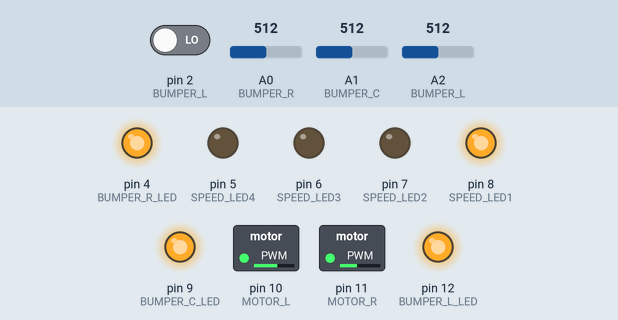
The sketch below on a simulated Arduino Uno, built with avr-gcc and run on an emulated ATmega328P. Shown: switched loads named in the sketch (green lamp = pin HIGH), output pins drawn as LEDs (lit = HIGH). Inputs (shaded band) come from the test bench; at power-on: A0 (BUMPER_R) = 512, A2 (BUMPER_L) = 512, A1 (BUMPER_C) = 512, pin 2 (BUMPER_L) LOW. Random numbers use the default seed unless the sketch sets one.

Above: at 1.5 s.
1.6 s: A0 (BUMPER_R) set to 109
At 2.8 s:
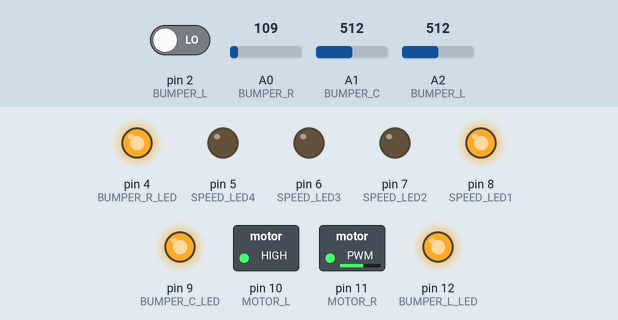
4.6 s: A0 (BUMPER_R) set to 90
At 5.4 s:
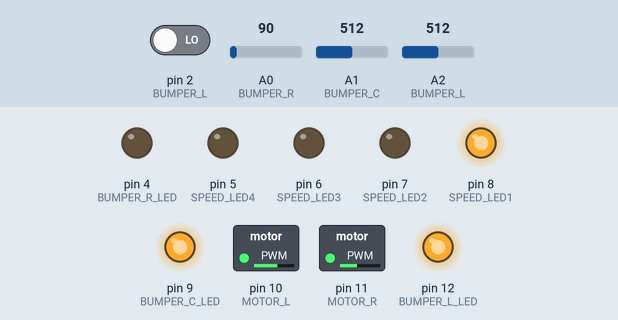
6.1 s: A2 (BUMPER_L) set to 111
7.6 s: A2 (BUMPER_L) set to 96
At 8.5 s:
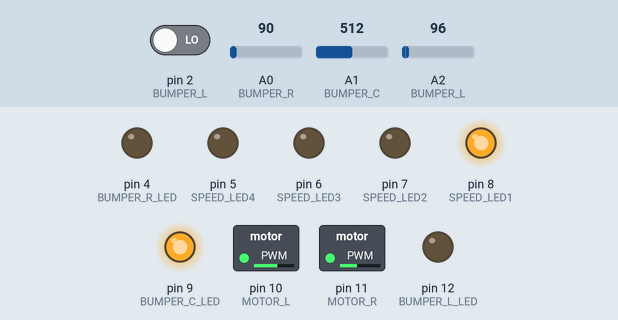
11.1 s: A1 (BUMPER_C) set to 107
14.6 s: A1 (BUMPER_C) set to 89
At 15.1 s:
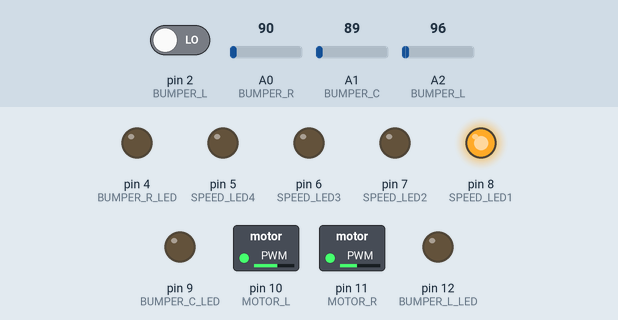
Timing chart, 0 to 17.1 s (numbered marks = the images above; inputs shaded):
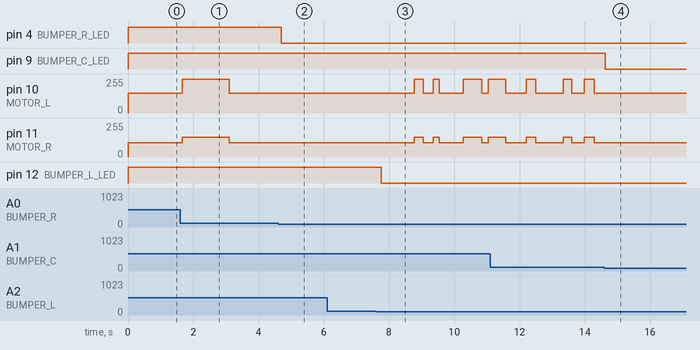

The sketch:

Move_Kobuki.ino
```cpp
#define BUMPER_L_LED  12 // the pin for the left bumper LED
#define BUMPER_C_LED  9  // the pin for the centre bumper LED
#define BUMPER_R_LED  4  // the pin for the right bumper LED
#define SPEED_LED1    8  // the pin for the LED
#define SPEED_LED2    7  // the pin for the LED
#define SPEED_LED3    6  // the pin for the LED
#define SPEED_LED4    5  // the pin for the LED
#define BUMPER_R      0
#define BUMPER_C      1
#define BUMPER_L      2
#define MOTOR_L       10 // the pin for the left motor power
#define MOTOR_R       11 // the pin for the right motor power

int speed_change_dir = 0;
int max_speed = 255;
int min_speed = 0;
int zero_speed = 127;
int speed_step = 42; // how much the speed in/decrease per each button press
int current_speed = zero_speed;
int turn_speed = 148; //we reduced the speed when the robot turn

void setup()
{
  pinMode(BUMPER_L_LED, OUTPUT); // tell Arduino LED is an output
  pinMode(BUMPER_C_LED, OUTPUT); // tell Arduino LED is an output
  pinMode(BUMPER_R_LED, OUTPUT); // tell Arduino LED is an output
  pinMode(SPEED_LED1, OUTPUT); // tell Arduino LED is an output
  pinMode(SPEED_LED2, OUTPUT); // tell Arduino LED is an output
  pinMode(SPEED_LED3, OUTPUT); // tell Arduino LED is an output
  pinMode(SPEED_LED4, OUTPUT); // tell Arduino LED is an output
  pinMode(BUMPER_R, INPUT);
  pinMode(BUMPER_C, INPUT);
  pinMode(BUMPER_L, INPUT);
  pinMode(MOTOR_L, OUTPUT); // tell Arduino LED is an output
  pinMode(MOTOR_R, OUTPUT); // tell Arduino LED is an output
  attachInterrupt(0, change_speed, FALLING);
  Serial.begin(115200);
  speed_change_dir = 1;
  randomSeed(analogRead(5));
  digitalWrite(SPEED_LED1, HIGH); // always on
}

//We check if bumpers are use and if the robot go to a wall.
int check_bumpers()
{
  int bumps = 0;
  if(analogRead(BUMPER_R) > 100)
  {
    digitalWrite(BUMPER_R_LED, HIGH);
    bumps = bumps + 1;
  }
  else
  {
    digitalWrite(BUMPER_R_LED, LOW);
  }
  if(analogRead(BUMPER_C) > 100)
  {
    digitalWrite(BUMPER_C_LED, HIGH);
    bumps = bumps + 2;
  }
  else
  {
    digitalWrite(BUMPER_C_LED, LOW);
  }
  if(analogRead(BUMPER_L) > 100)
  {
    digitalWrite(BUMPER_L_LED, HIGH);
    bumps = bumps + 4;
  }
  else
  {
    digitalWrite(BUMPER_L_LED, LOW);
  }
  return bumps;
}

/**
 * speed: 0 ... 127 ... 255 = full speed backward ... stop ... full speed forward
 */

 //We change the speed when the robot is in random walk
void change_speed()
{
  if (current_speed <= (max_speed - speed_step))
  {
    current_speed = current_speed + speed_step;
  }
  else
  {
    current_speed = zero_speed;
  }
  digitalWrite(SPEED_LED1, HIGH); // always on
  if (current_speed >= (zero_speed + speed_step))
  {
    digitalWrite(SPEED_LED2, HIGH);
  }
  else
  {
    digitalWrite(SPEED_LED2, LOW);
  }
  if (current_speed >= (zero_speed + 2 * speed_step))
  {
    digitalWrite(SPEED_LED3, HIGH);
  }
  else
  {
    digitalWrite(SPEED_LED3, LOW);
  }
  if (current_speed >= (max_speed - speed_step))
  {
    digitalWrite(SPEED_LED4, HIGH);
  }
  else
  {
    digitalWrite(SPEED_LED4, LOW);
  }
}

void loop()
{

  int bumps = 0;
  bumps = check_bumpers();
  if (bumps > 0)
  {
    //if the robot touch an obstacle we randomly go to an other direction
    switch (bumps)
    {
      case 1: // bumper right hit -> turn left a bit
        analogWrite(MOTOR_L, -turn_speed);
        analogWrite(MOTOR_R, turn_speed);
        delay(random(100, 300));
        break;
      case 2: // bumper middle hit -> turn left or right a bit
        if (random(-1,2) < 0)
        {
          analogWrite(MOTOR_L, -turn_speed);
          analogWrite(MOTOR_R, turn_speed);
        }
        else
        {
        analogWrite(MOTOR_L, turn_speed);
        analogWrite(MOTOR_R, -turn_speed);
        }
        delay(random(100, 300));
        break;
      case 3: // bumper right & middle hit -> turn left a bit more
        analogWrite(MOTOR_L, -turn_speed);
        analogWrite(MOTOR_R, turn_speed);
        delay(random(300, 600));
        break;
      case 4: // bumper left hit -> turn right a bit
        analogWrite(MOTOR_L, turn_speed);
        analogWrite(MOTOR_R, -turn_speed);
        delay(random(100, 300));
        break;
      case 5: // bumper left & right hit -> turn left or right a lot
        if (random(-1,2) < 0)
        {
          analogWrite(MOTOR_L, -turn_speed);
          analogWrite(MOTOR_R, turn_speed);
        }
        else
        {
        analogWrite(MOTOR_L, turn_speed);
        analogWrite(MOTOR_R, -turn_speed);
        }
        delay(random(600, 900));
        break;
      case 6: // bumper left & middle hit -> turn right a bit more
        analogWrite(MOTOR_L, turn_speed);
        analogWrite(MOTOR_R, -turn_speed);
        delay(random(300, 600));
        break;
      case 7: // all bumpers hit -> turn left or right a lot
        if (random(-1,2) < 0)
        {
          analogWrite(MOTOR_L, -turn_speed);
          analogWrite(MOTOR_R, turn_speed);
        }
        else
        {
        analogWrite(MOTOR_L, turn_speed);
        analogWrite(MOTOR_R, -turn_speed);
        }
        delay(random(600, 900));
        break;
    }
  }
  else
  {
    //we are reading the values on the serial.
    char data=Serial.read();
    if(data!=-1){
    Serial.println(data);
    if(data == '8'){  //the robot will go forward
      analogWrite(MOTOR_L, current_speed);
      analogWrite(MOTOR_R, current_speed);
      delay(100);
      }
    else if(data == '4'){ //the robot will go left
      analogWrite(MOTOR_L, -turn_speed);
      analogWrite(MOTOR_R, turn_speed);
      delay(100);
      }
    else if(data== '6'){  //the robot will go right
      analogWrite(MOTOR_L, turn_speed);
      analogWrite(MOTOR_R, -turn_speed);
      delay(100);
      }
    else if(data== '2'){  //the robot will go backward
      analogWrite(MOTOR_L, -current_speed);
      analogWrite(MOTOR_R, -current_speed);
      delay(100);
      }
    else if(data=='0'){  //the robot will stop
      analogWrite(MOTOR_L, zero_speed);
      analogWrite(MOTOR_R, zero_speed);
      delay(100);
    }


    }
  }
  delay(10);

}
```

Measured:
- the behaviour switches between 101 and 100 on A0 (BUMPER_R) (found by bisection; images 1 and 2)
- the behaviour switches between 101 and 100 on A2 (BUMPER_L) (found by bisection; images 2 and 3)
- the behaviour switches between 101 and 100 on A1 (BUMPER_C) (found by bisection; images 3 and 4)
- after the input at 4.6 s, pin 4 (BUMPER_R_LED): HIGH → LOW after 0.09 s
- after the input at 6.1 s, every drawn part: stays the same
- after the input at 7.6 s, pin 10 (MOTOR_L): goes 255/255 0.27 s, 148/255 0.32 s, 255/255 0.18 s, 148/255 0.74 s, 255/255 0.57 s, 148/255 0.20 s, then 255/255, starting after 1.2 s; pin 11 (MOTOR_R): goes 148/255 0.27 s, 108/255 0.32 s, 148/255 0.18 s, 108/255 0.74 s, 148/255 0.57 s, 108/255 0.20 s, then 148/255, starting after 1.2 s
- after the input at 14.6 s, pin 9 (BUMPER_C_LED): HIGH → LOW at once
